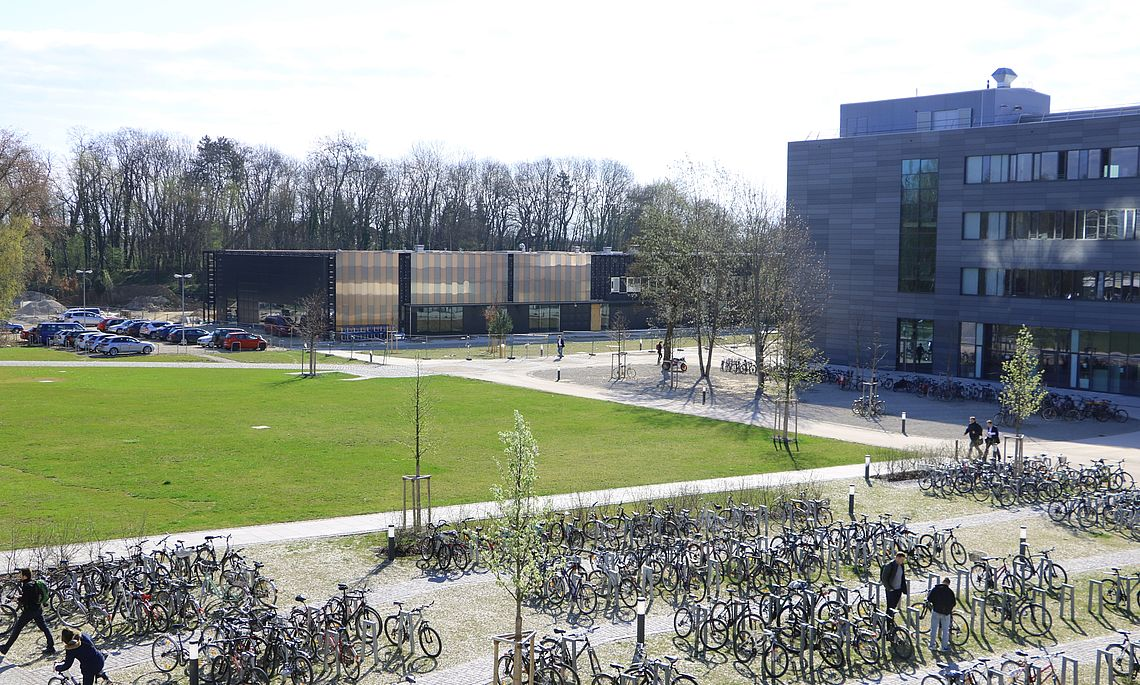
#> input picture Challenges/Forensics/Meta/image.jpg, 1140 x 685 px
$ python solve_rgb.py ../../Forensics/Meta/image.jpg out.png
#> lines starting #> are read from the running program, lines starting #| are printed output that depends on the picture
#!/usr/bin/python

import sys
import numpy as np
import cv2
import random

img = cv2.imread(sys.argv[1])
#> img is the input picture: shape (685, 1140, 3); mean B, G, R 144.3, 151.6, 145.7

random.seed("random")

h = img.shape[0]
#> h = 685
w = img.shape[1]
#> w = 1140

img_out = np.zeros((h, w, 3), np.uint8)

for y in range(0, h):
	for x in range(0, w):
		img_out[y, x, 0] = (img[y, x, 0] - random.randrange(0, 256)) % 256
		img_out[y, x, 1] = (img[y, x, 1] - random.randrange(0, 256)) % 256
		img_out[y, x, 2] = (img[y, x, 2] - random.randrange(0, 256)) % 256
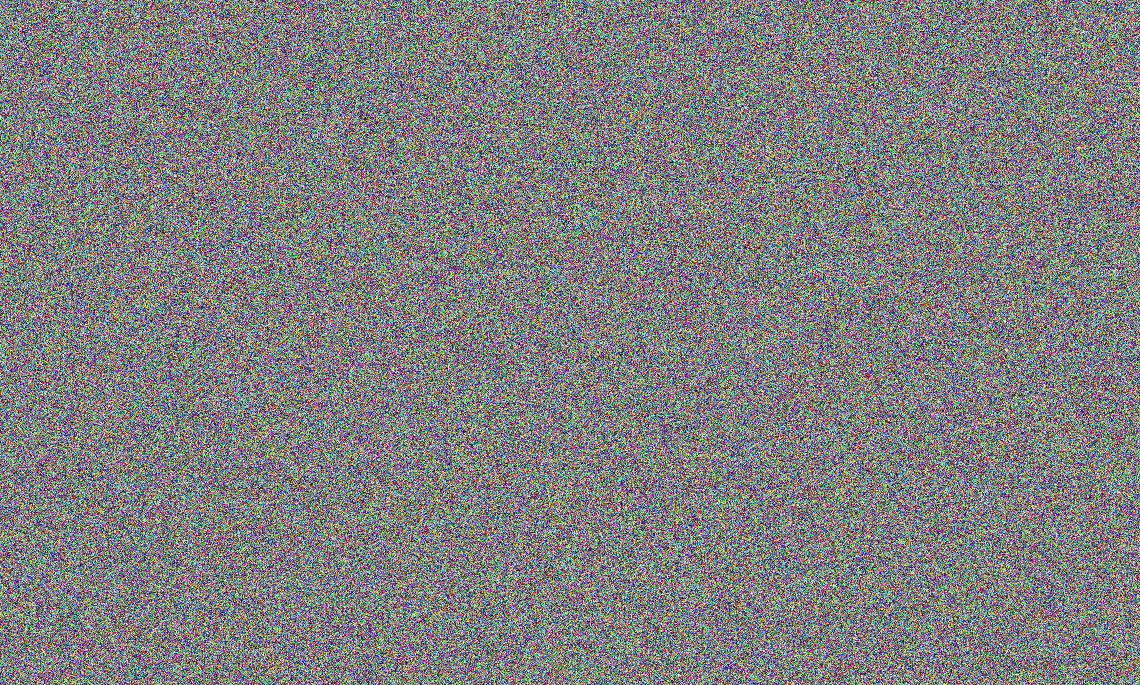
#> img_out: shape (685, 1140, 3); mean B, G, R 127.5, 127.5, 127.4

cv2.imwrite(sys.argv[2], img_out)
